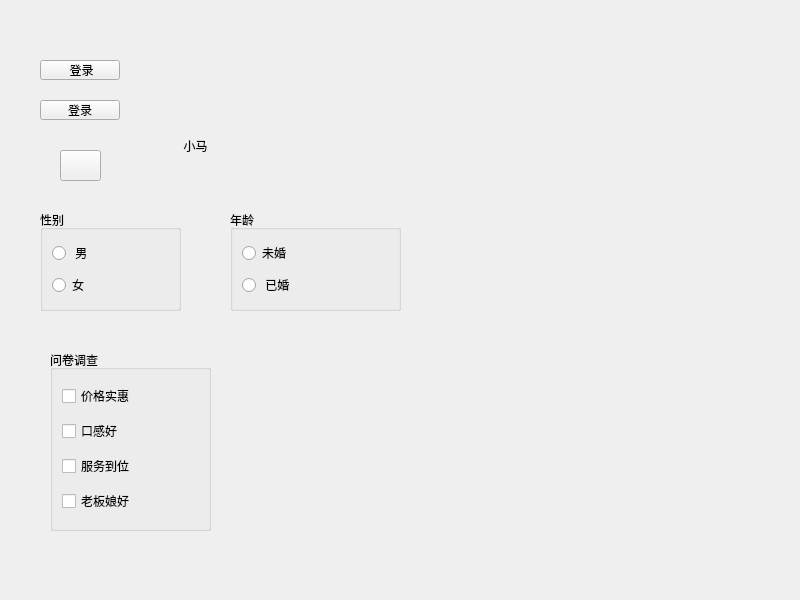
<?xml version="1.0" encoding="UTF-8"?>
<ui version="4.0">
 <class>Widget</class>
 <widget class="QWidget" name="Widget">
  <property name="geometry">
   <rect>
    <x>0</x>
    <y>0</y>
    <width>800</width>
    <height>600</height>
   </rect>
  </property>
  <property name="windowTitle">
   <string>Widget</string>
  </property>
  <widget class="QPushButton" name="pushButton">
   <property name="geometry">
    <rect>
     <x>40</x>
     <y>60</y>
     <width>80</width>
     <height>20</height>
    </rect>
   </property>
   <property name="text">
    <string> 登录</string>
   </property>
  </widget>
  <widget class="QPushButton" name="pushButton_2">
   <property name="geometry">
    <rect>
     <x>40</x>
     <y>100</y>
     <width>80</width>
     <height>20</height>
    </rect>
   </property>
   <property name="text">
    <string>登录</string>
   </property>
   <property name="icon">
    <iconset resource="photo.qrc">
     <normaloff>:/photo/cardinal.png</normaloff>:/photo/cardinal.png</iconset>
   </property>
   <property name="iconSize">
    <size>
     <width>20</width>
     <height>20</height>
    </size>
   </property>
  </widget>
  <widget class="QToolButton" name="toolButton">
   <property name="geometry">
    <rect>
     <x>60</x>
     <y>150</y>
     <width>41</width>
     <height>31</height>
    </rect>
   </property>
   <property name="text">
    <string/>
   </property>
   <property name="icon">
    <iconset resource="photo.qrc">
     <normaloff>:/photo/turtle.png</normaloff>:/photo/turtle.png</iconset>
   </property>
   <property name="iconSize">
    <size>
     <width>40</width>
     <height>40</height>
    </size>
   </property>
  </widget>
  <widget class="QToolButton" name="toolButton_2">
   <property name="geometry">
    <rect>
     <x>160</x>
     <y>130</y>
     <width>71</width>
     <height>31</height>
    </rect>
   </property>
   <property name="text">
    <string>小马</string>
   </property>
   <property name="icon">
    <iconset resource="photo.qrc">
     <normaloff>:/photo/pony.png</normaloff>:/photo/pony.png</iconset>
   </property>
   <property name="iconSize">
    <size>
     <width>40</width>
     <height>40</height>
    </size>
   </property>
   <property name="toolButtonStyle">
    <enum>Qt::ToolButtonTextBesideIcon</enum>
   </property>
   <property name="autoRaise">
    <bool>true</bool>
   </property>
  </widget>
  <widget class="QGroupBox" name="groupBox">
   <property name="geometry">
    <rect>
     <x>40</x>
     <y>210</y>
     <width>141</width>
     <height>101</height>
    </rect>
   </property>
   <property name="title">
    <string>性别</string>
   </property>
   <layout class="QVBoxLayout" name="verticalLayout">
    <item>
     <widget class="QRadioButton" name="boy">
      <property name="text">
       <string> 男</string>
      </property>
     </widget>
    </item>
    <item>
     <widget class="QRadioButton" name="girl">
      <property name="text">
       <string>女</string>
      </property>
     </widget>
    </item>
   </layout>
  </widget>
  <widget class="QGroupBox" name="groupBox_2">
   <property name="geometry">
    <rect>
     <x>230</x>
     <y>210</y>
     <width>171</width>
     <height>101</height>
    </rect>
   </property>
   <property name="title">
    <string>年龄</string>
   </property>
   <layout class="QVBoxLayout" name="verticalLayout_2">
    <item>
     <widget class="QRadioButton" name="radioButton_4">
      <property name="text">
       <string>未婚</string>
      </property>
     </widget>
    </item>
    <item>
     <widget class="QRadioButton" name="radioButton_3">
      <property name="text">
       <string> 已婚</string>
      </property>
     </widget>
    </item>
   </layout>
  </widget>
  <widget class="QGroupBox" name="groupBox_3">
   <property name="geometry">
    <rect>
     <x>50</x>
     <y>350</y>
     <width>161</width>
     <height>181</height>
    </rect>
   </property>
   <property name="title">
    <string>问卷调查</string>
   </property>
   <layout class="QVBoxLayout" name="verticalLayout_3">
    <item>
     <widget class="QCheckBox" name="B1">
      <property name="text">
       <string>价格实惠</string>
      </property>
      <property name="tristate">
       <bool>false</bool>
      </property>
     </widget>
    </item>
    <item>
     <widget class="QCheckBox" name="B2">
      <property name="text">
       <string>口感好</string>
      </property>
     </widget>
    </item>
    <item>
     <widget class="QCheckBox" name="B3">
      <property name="text">
       <string>服务到位</string>
      </property>
     </widget>
    </item>
    <item>
     <widget class="QCheckBox" name="B4">
      <property name="text">
       <string>老板娘好</string>
      </property>
     </widget>
    </item>
   </layout>
  </widget>
 </widget>
 <resources>
  <include location="photo.qrc"/>
 </resources>
 <connections/>
</ui>
